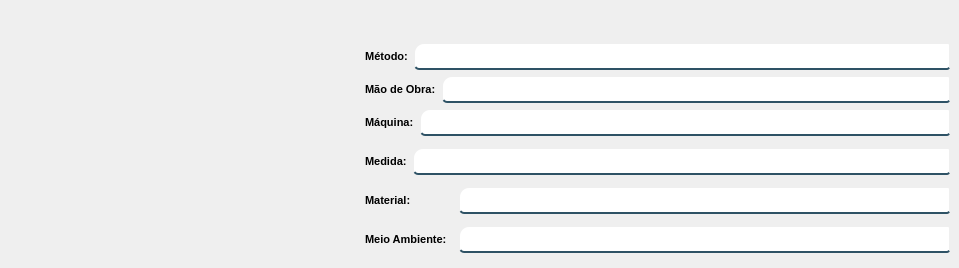
          <widget class="QWidget" name="tab_8">
           <attribute name="title">
            <string>6M</string>
           </attribute>
           <widget class="QLabel" name="label_34">
            <property name="geometry">
             <rect>
              <x>0</x>
              <y>50</y>
              <width>351</width>
              <height>171</height>
             </rect>
            </property>
            <property name="styleSheet">
             <string notr="true">image: url(:/Imagem/Peixe.jpg);</string>
            </property>
            <property name="text">
             <string/>
            </property>
           </widget>
           <widget class="QWidget" name="layoutWidget">
            <property name="geometry">
             <rect>
              <x>365</x>
              <y>37</y>
              <width>585</width>
              <height>222</height>
             </rect>
            </property>
            <layout class="QVBoxLayout" name="verticalLayout_59">
             <item>
              <layout class="QVBoxLayout" name="verticalLayout_58">
               <item>
                <layout class="QVBoxLayout" name="verticalLayout_57">
                 <item>
                  <layout class="QHBoxLayout" name="horizontalLayout_56">
                   <item>
                    <widget class="QLabel" name="label_35">
                     <property name="font">
                      <font>
                       <pointsize>8</pointsize>
                       <bold>true</bold>
                      </font>
                     </property>
                     <property name="styleSheet">
                      <string notr="true">color: rgb(0, 0, 0);</string>
                     </property>
                     <property name="text">
                      <string>Método:</string>
                     </property>
                     <property name="alignment">
                      <set>Qt::AlignCenter</set>
                     </property>
                    </widget>
                   </item>
                   <item>
                    <widget class="QLineEdit" name="txt_pessoas_2">
                     <property name="enabled">
                      <bool>false</bool>
                     </property>
                     <property name="minimumSize">
                      <size>
                       <width>491</width>
                       <height>0</height>
                      </size>
                     </property>
                     <property name="toolTip">
                      <string>como a forma de desenvolver o trabalho influencia o problema?</string>
                     </property>
                     <property name="styleSheet">
                      <string notr="true">background-color: rgb(255, 255, 255);
border:2px solid rgba(0,0,0,0);
border-bottom-color:rgba(46,82,101,255);
color:rgb(0,0,0);
padding-bottom:7px;
border-top-left-radius : 10px;
border-top-right-radius : 2px;
border-bottom-left-radius:5px;
border-bottom-right-radius : 3px;</string>
                     </property>
                    </widget>
                   </item>
                  </layout>
                 </item>
                 <item>
                  <layout class="QHBoxLayout" name="horizontalLayout_57">
                   <item>
                    <widget class="QLabel" name="label_36">
                     <property name="font">
                      <font>
                       <pointsize>8</pointsize>
                       <bold>true</bold>
                      </font>
                     </property>
                     <property name="styleSheet">
                      <string notr="true">color: rgb(0, 0, 0);</string>
                     </property>
                     <property name="text">
                      <string>Mão de Obra:</string>
                     </property>
                     <property name="alignment">
                      <set>Qt::AlignLeading|Qt::AlignLeft|Qt::AlignVCenter</set>
                     </property>
                    </widget>
                   </item>
                   <item>
                    <widget class="QLineEdit" name="txt_pessoas_6">
                     <property name="enabled">
                      <bool>false</bool>
                     </property>
                     <property name="minimumSize">
                      <size>
                       <width>461</width>
                       <height>0</height>
                      </size>
                     </property>
                     <property name="toolTip">
                      <string>como as pessoas envolvidas na atividade influenciam o problema?</string>
                     </property>
                     <property name="styleSheet">
                      <string notr="true">background-color: rgb(255, 255, 255);
border:2px solid rgba(0,0,0,0);
border-bottom-color:rgba(46,82,101,255);
color:rgb(0,0,0);
padding-bottom:7px;
border-top-left-radius : 10px;
border-top-right-radius : 2px;
border-bottom-left-radius:5px;
border-bottom-right-radius : 3px;</string>
                     </property>
                    </widget>
                   </item>
                  </layout>
                 </item>
                </layout>
               </item>
               <item>
                <layout class="QHBoxLayout" name="horizontalLayout_58">
                 <item>
                  <widget class="QLabel" name="label_37">
                   <property name="font">
                    <font>
                     <pointsize>8</pointsize>
                     <bold>true</bold>
                    </font>
                   </property>
                   <property name="styleSheet">
                    <string notr="true">color: rgb(0, 0, 0);</string>
                   </property>
                   <property name="text">
                    <string>Máquina:</string>
                   </property>
                   <property name="alignment">
                    <set>Qt::AlignLeading|Qt::AlignLeft|Qt::AlignVCenter</set>
                   </property>
                  </widget>
                 </item>
                 <item>
                  <widget class="QLineEdit" name="txt_processos_2">
                   <property name="enabled">
                    <bool>false</bool>
                   </property>
                   <property name="minimumSize">
                    <size>
                     <width>491</width>
                     <height>0</height>
                    </size>
                   </property>
                   <property name="maximumSize">
                    <size>
                     <width>16777215</width>
                     <height>16777215</height>
                    </size>
                   </property>
                   <property name="toolTip">
                    <string>como os equipamentos utilizados no processo influenciam o problema?</string>
                   </property>
                   <property name="styleSheet">
                    <string notr="true">background-color: rgb(255, 255, 255);
border:2px solid rgba(0,0,0,0);
border-bottom-color:rgba(46,82,101,255);
color:rgb(0,0,0);
padding-bottom:7px;
border-top-left-radius : 10px;
border-top-right-radius : 2px;
border-bottom-left-radius:5px;
border-bottom-right-radius : 3px;</string>
                   </property>
                  </widget>
                 </item>
                </layout>
               </item>
              </layout>
             </item>
             <item>
              <layout class="QHBoxLayout" name="horizontalLayout_66">
               <item>
                <widget class="QLabel" name="label_38">
                 <property name="font">
                  <font>
                   <pointsize>8</pointsize>
                   <bold>true</bold>
                  </font>
                 </property>
                 <property name="styleSheet">
                  <string notr="true">color: rgb(0, 0, 0);</string>
                 </property>
                 <property name="text">
                  <string>Medida:</string>
                 </property>
                 <property name="alignment">
                  <set>Qt::AlignLeading|Qt::AlignLeft|Qt::AlignVCenter</set>
                 </property>
                </widget>
               </item>
               <item>
                <widget class="QLineEdit" name="txt_pessoas_7">
                 <property name="enabled">
                  <bool>false</bool>
                 </property>
                 <property name="minimumSize">
                  <size>
                   <width>491</width>
                   <height>0</height>
                  </size>
                 </property>
                 <property name="toolTip">
                  <string>como as métricas utilizadas para medir o desenvolvimento da atividade influenciam o problema?</string>
                 </property>
                 <property name="styleSheet">
                  <string notr="true">background-color: rgb(255, 255, 255);
border:2px solid rgba(0,0,0,0);
border-bottom-color:rgba(46,82,101,255);
color:rgb(0,0,0);
padding-bottom:7px;
border-top-left-radius : 10px;
border-top-right-radius : 2px;
border-bottom-left-radius:5px;
border-bottom-right-radius : 3px;</string>
                 </property>
                </widget>
               </item>
              </layout>
             </item>
             <item>
              <layout class="QHBoxLayout" name="horizontalLayout_67">
               <item>
                <widget class="QLabel" name="label_39">
                 <property name="font">
                  <font>
                   <pointsize>8</pointsize>
                   <bold>true</bold>
                  </font>
                 </property>
                 <property name="styleSheet">
                  <string notr="true">color: rgb(0, 0, 0);</string>
                 </property>
                 <property name="text">
                  <string>Material:</string>
                 </property>
                 <property name="alignment">
                  <set>Qt::AlignLeading|Qt::AlignLeft|Qt::AlignVCenter</set>
                 </property>
                </widget>
               </item>
               <item>
                <widget class="QLineEdit" name="txt_equipamentos_2">
                 <property name="enabled">
                  <bool>false</bool>
                 </property>
                 <property name="minimumSize">
                  <size>
                   <width>491</width>
                   <height>0</height>
                  </size>
                 </property>
                 <property name="maximumSize">
                  <size>
                   <width>380</width>
                   <height>16777215</height>
                  </size>
                 </property>
                 <property name="toolTip">
                  <string>como a qualidade e o tipo dos materiais utilizados influenciam o problema?</string>
                 </property>
                 <property name="styleSheet">
                  <string notr="true">background-color: rgb(255, 255, 255);
border:2px solid rgba(0,0,0,0);
border-bottom-color:rgba(46,82,101,255);
color:rgb(0,0,0);
padding-bottom:7px;
border-top-left-radius : 10px;
border-top-right-radius : 2px;
border-bottom-left-radius:5px;
border-bottom-right-radius : 3px;</string>
                 </property>
                </widget>
               </item>
              </layout>
             </item>
             <item>
              <layout class="QHBoxLayout" name="horizontalLayout_68">
               <item>
                <widget class="QLabel" name="label_40">
                 <property name="font">
                  <font>
                   <pointsize>8</pointsize>
                   <bold>true</bold>
                  </font>
                 </property>
                 <property name="styleSheet">
                  <string notr="true">color: rgb(0, 0, 0);</string>
                 </property>
                 <property name="text">
                  <string>Meio Ambiente:</string>
                 </property>
                 <property name="alignment">
                  <set>Qt::AlignLeading|Qt::AlignLeft|Qt::AlignVCenter</set>
                 </property>
                </widget>
               </item>
               <item>
                <widget class="QLineEdit" name="txt_ambiente_2">
                 <property name="enabled">
                  <bool>false</bool>
                 </property>
                 <property name="minimumSize">
                  <size>
                   <width>491</width>
                   <height>0</height>
                  </size>
                 </property>
                 <property name="maximumSize">
                  <size>
                   <width>350</width>
                   <height>16777215</height>
                  </size>
                 </property>
                 <property name="toolTip">
                  <string>como o meio em que a atividade está sendo desenvolvida influencia o problema?</string>
                 </property>
                 <property name="styleSheet">
                  <string notr="true">background-color: rgb(255, 255, 255);
border:2px solid rgba(0,0,0,0);
border-bottom-color:rgba(46,82,101,255);
color:rgb(0,0,0);
padding-bottom:7px;
border-top-left-radius : 10px;
border-top-right-radius : 2px;
border-bottom-left-radius:5px;
border-bottom-right-radius : 3px;</string>
                 </property>
                </widget>
               </item>
              </layout>
             </item>
            </layout>
           </widget>
          </widget>
